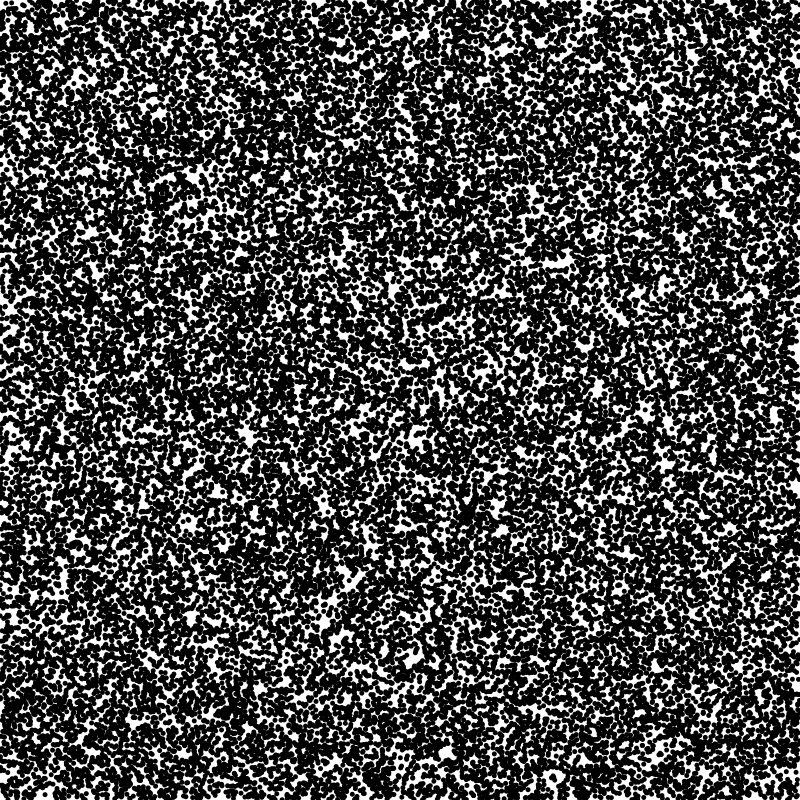
Frame 1 (no input)
Frame 60 (the mouse pressed at the canvas centre just before this capture): identical to frame 1, image omitted
Frame 120 (the mouse held since frame 60 and released just before this capture): identical to frame 1, image omitted

The Processing sketch that drew this single still picture (run headless with seeded random() and noise(); from frame 60 on, the mouse is pressed at the canvas centre):

// Processing sketch: Einwohner
// ── Einwohner.pde
int einwohner_zuerich=410404;

// SETUP 
void setup() {
  // Basiseinstellungen
  size(800, 800);
  background(255);

  noStroke();
  fill(0);
  for (int i=0; i<einwohner_zuerich/10; i++) {
    ellipse(random(width), random(height), 5, 5);
  }
}

// Animationsloop

void draw() {
}
